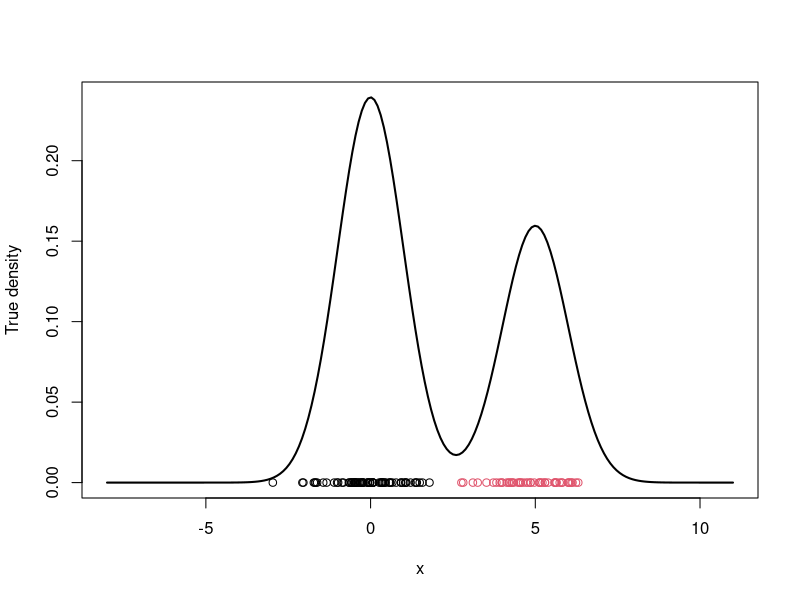
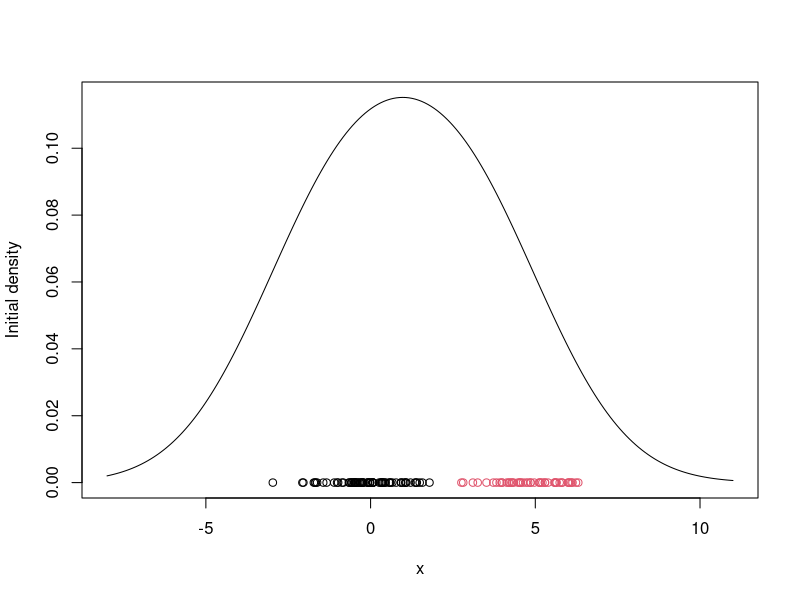

These figures' R source, in order:
## ---- chunk 1
#| label: lbl-zip-mix-1


#### Example of an EM algorithm for fitting a location mixture of 2 Gaussian components
#### The algorithm is tested using simulated data

## Clear the environment and load required libraries
rm(list=ls())
set.seed(81196)    # So that results are reproducible (same simulated data every time)

## Generate data from a mixture with 2 components
KK         = 2
w.true     = 0.6  # True weights associated with the components
mu.true    = rep(0, KK)
mu.true[1] = 0   # True mean for the first component
mu.true[2] = 5   # True mean for the second component
sigma.true = 1   # True standard deviation of all components
n  = 120         # Number of observations to be generated
cc = sample(1:KK, n, replace=T, prob=c(w.true,1-w.true))
x  = rep(0, n)
for(i in 1:n){
  x[i] = rnorm(1, mu.true[cc[i]], sigma.true)
}

# Plot the true density
par(mfrow=c(1,1))
xx.true = seq(-8,11,length=200)
yy.true = w.true*dnorm(xx.true, mu.true[1], sigma.true) + 
          (1-w.true)*dnorm(xx.true, mu.true[2], sigma.true) 
plot(xx.true, yy.true, type="l", xlab="x", ylab="True density", lwd=2)
points(x, rep(0,n), col=cc)

## Run the actual EM algorithm
## Initialize the parameters
w     = 1/2                         #Assign equal weight to each component to start with
mu    = rnorm(KK, mean(x), sd(x))   #Random cluster centers randomly spread over the support of the data
sigma = sd(x)                       #Initial standard deviation

# Plot the initial guess for the density
xx = seq(-8,11,length=200)
yy = w*dnorm(xx, mu[1], sigma) + (1-w)*dnorm(xx, mu[2], sigma)
plot(xx, yy, type="l", ylim=c(0, max(yy)), xlab="x", ylab="Initial density")
points(x, rep(0,n), col=cc)

s  = 0
sw = FALSE
QQ = -Inf
QQ.out = NULL
epsilon = 10^(-5)


##Checking convergence of the algorithm
while(!sw){
  ## E step
  v = array(0, dim=c(n,KK))
  v[,1] = log(w) + dnorm(x, mu[1], sigma, log=TRUE)    #Compute the log of the weights
  v[,2] = log(1-w) + dnorm(x, mu[2], sigma, log=TRUE)  #Compute the log of the weights
  for(i in 1:n){
    v[i,] = exp(v[i,] - max(v[i,]))/sum(exp(v[i,] - max(v[i,])))  #Go from logs to actual weights in a numerically stable manner
  }
  
  ## M step
  # Weights
  w = mean(v[,1])
  mu = rep(0, KK)
  for(k in 1:KK){
    for(i in 1:n){
      mu[k]    = mu[k] + v[i,k]*x[i]
    }
    mu[k] = mu[k]/sum(v[,k])
  }
  # Standard deviations
  sigma = 0
  for(i in 1:n){
    for(k in 1:KK){
      sigma = sigma + v[i,k]*(x[i] - mu[k])^2
    }
  }
  sigma = sqrt(sigma/sum(v))
  
  ##Check convergence
  QQn = 0
  for(i in 1:n){
    QQn = QQn + v[i,1]*(log(w) + dnorm(x[i], mu[1], sigma, log=TRUE)) +
                v[i,2]*(log(1-w) + dnorm(x[i], mu[2], sigma, log=TRUE))
  }
  if(abs(QQn-QQ)/abs(QQn)<epsilon){
    sw=TRUE
  }
  QQ = QQn
  QQ.out = c(QQ.out, QQ)
  s = s + 1
  print(paste(s, QQn))
}
## ---- chunk 2
#| label: lbl-mle-estimates

# w
# lambda
